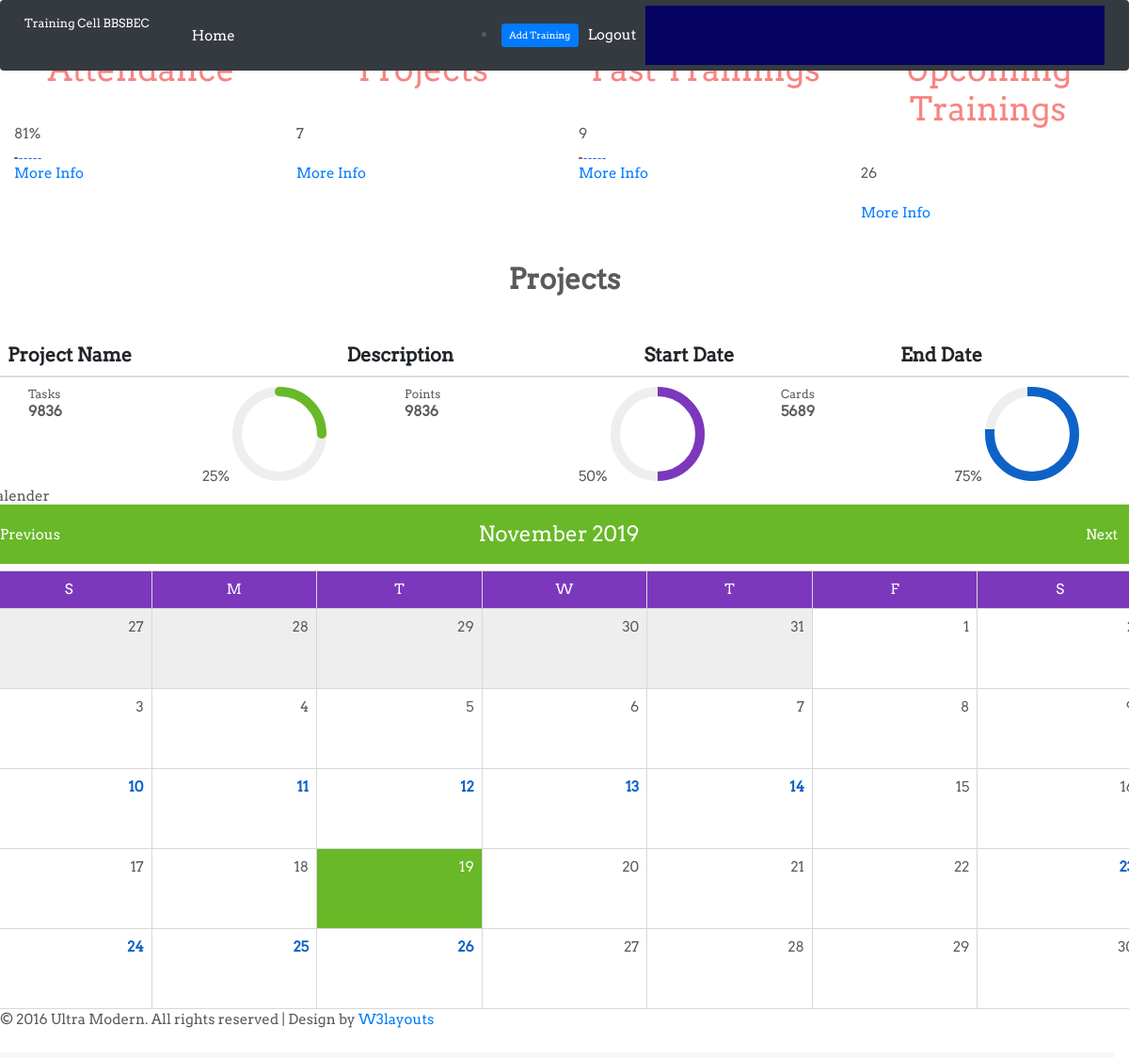
/students/all_projects/ (signed in), run on an earlier commit of the app's database.
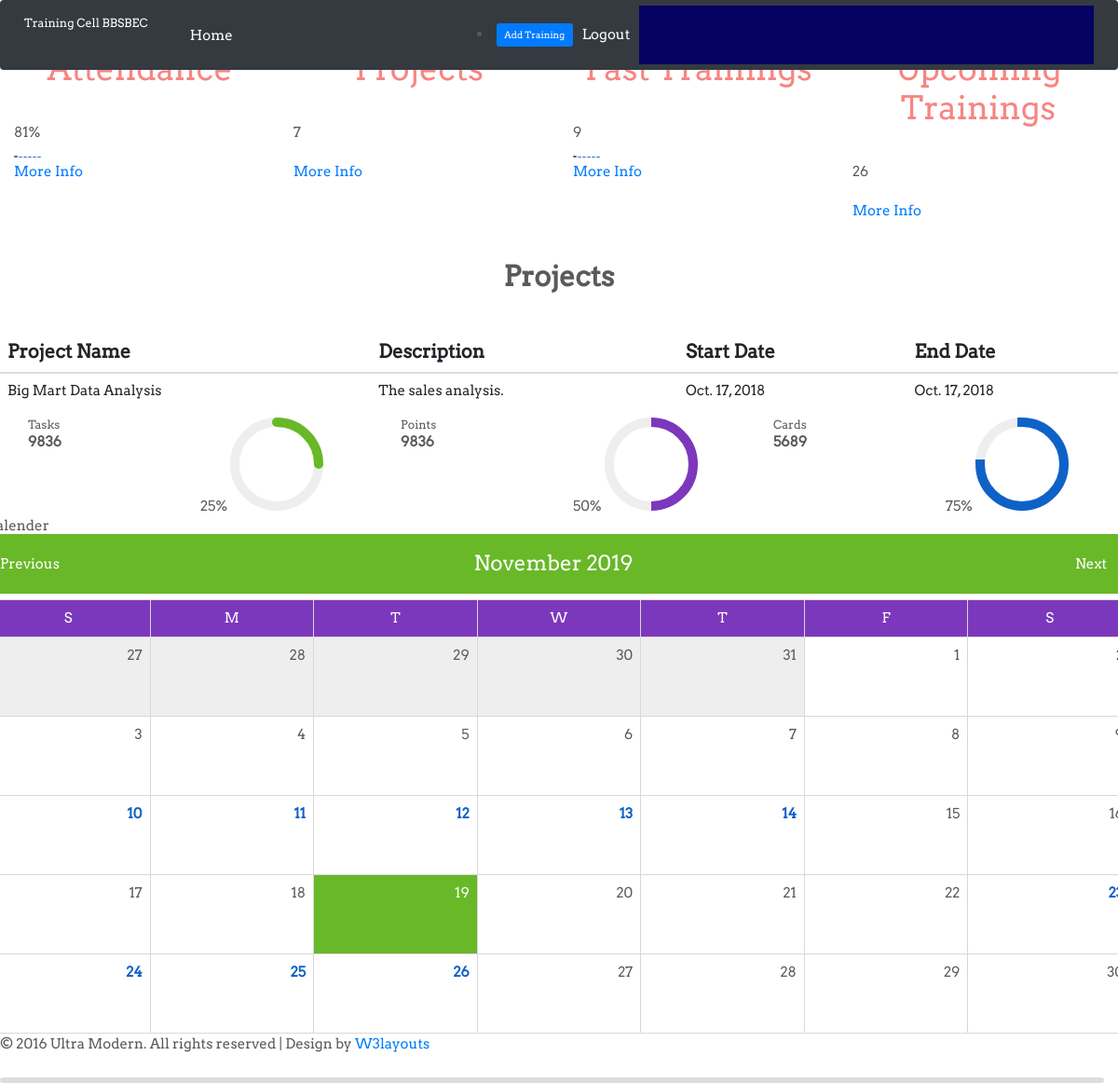
And on a later commit of the database.
### students/models.py (models this page shows, shortened)
class Project(models.Model):
    student_id = models.ForeignKey(User, on_delete=models.CASCADE)
    project_name = models.CharField(max_length=300)
    description = models.CharField(max_length=2000)
    start_date = models.DateField()
    end_date = models.DateField()
    def summary(self):
        return self.description[:100]

### students/views.py (the view)
# urls.py: path('all_projects/', views.all_projects, name='all_projects'),
def all_projects(request):
    projects = Project.objects
    return render(request, 'students/all_projects.html', {'projects': projects})

### students/templates/students/all_projects.html (shortened to what this page needs)
<!DOCTYPE HTML>
<html>
<head>
    {% load staticfiles %}
<link href="{% static 'css_files/student_dashboard/css/bootstrap.css' %}" rel='stylesheet' type='text/css' />
<link href="{% static 'css_files/bootstrap.css' %}" rel="stylesheet">
<link href="{% static 'css_files/student_dashboard/css/style.css' %}" rel='stylesheet' type='text/css' />
<link href="{% static 'css_files/student_dashboard/css/font-awesome.css' %}" rel="stylesheet">
<link href="{% static 'css_files/student_dashboard/css/custom.css' %}" rel="stylesheet">
<link href="{% static 'css_files/student_dashboard/css/jquerysctipttop.css' %}" rel="stylesheet" type="text/css">
<script type="text/javascript">
    /* <![CDATA[ */
    $(function() {
        /** This code runs when everything has been loaded on the page */
        /* Inline sparklines take their values from the contents of the tag */
        $('.inlinesparkline').sparkline();
        /* Sparklines can also take their values from the first argument passed to the sparkline() function */
        var myvalues = [10,8,5,7,4,4,1];
        $('.dynamicsparkline').sparkline(myvalues);
        /* The second argument gives options such as specifying you want a bar chart11 */
        $('.dynamicbar').sparkline(myvalues, {type: 'bar', barColor: '#fff'} );
        /* Use 'html' instead of an array of values to pass options to a sparkline with data in the tag */
        $('.inlinebar').sparkline('html', {type: 'bar', barColor: '#fff'} );
    });
    /* ]]> */
    </script>
 <script type="text/javascript">
        $(document).ready(function () {
            $('#demo-pie-1').pieChart({
                barColor: '#68b828',
                trackColor: '#eee',
                lineCap: 'round',
                lineWidth: 10,
                onStep: function (from, to, percent) {
                    $(this.element).find('.pie-value').text(Math.round(percent) + '%');
                }
            });
            $('#demo-pie-2').pieChart({
                barColor: '#7c38bc',
                trackColor: '#eee',
                lineCap: 'butt',
                lineWidth: 10,
                onStep: function (from, to, percent) {
                    $(this.element).find('.pie-value').text(Math.round(percent) + '%');
                }
            });
            $('#demo-pie-3').pieChart({
                barColor: '#0e62c7',
                trackColor: '#eee',
                lineCap: 'square',
                lineWidth: 10,
                onStep: function (from, to, percent) {
                    $(this.element).find('.pie-value').text(Math.round(percent) + '%');
                }
            });
        });
    </script>
<link href="{% static 'css_files/carousel.css' %}" rel="stylesheet">
<link rel="stylesheet" href="{% static 'css_files/student_dashboard/css/clndr.css' %}" type="text/css" />
</head>
<header>
  <nav class="navbar navbar-expand-md navbar-dark fixed-top bg-dark">
    <a class="navbar-brand" href="{% url 'home' %}" style="color:white">Training Cell BBSBEC</a>
    <div class="collapse navbar-collapse" id="navbarCollapse">
      <ul class="navbar-nav mr-auto">
        <li class="nav-item active">
          <a class="nav-link" href="{% url 'home' %}" style="color:white">Home <span class="sr-only">(current)</span></a>
        </li>
      </ul>
        {% if user.is_authenticated %}
            <li class="nav-item active">
          <a class="btn btn-primary" href="{% url 'add_training' %}" style="color:white">Add Training <span class="sr-only">(current)</span></a>
        </li>
            <a class="nav-item nav-link" href="javascript:{document.getElementById('logout').submit()}" onclick="" style="color:white">Logout </a>
                    <form id="logout" method="POST" action="{% url 'logout' %}">
                    </form>
        {% endif %}
    </div>
  </nav>
</header>
<body class="cbp-spmenu-push">
	<div class="main-content">
		<div id="">
			<div class="main-page">
				<div class="four-grids">
					<div class="col-md-3 four-grid">
						<div class="four-grid1">
							<div class="icon">
							</div>
							<div class="four-text">
								<h3>Attendance</h3>
								<h4> 81%  </h4>
								<p> <span class="inlinebar">1,3,4,5,3,5</span> </p>
							</div>
							<a href="#" data-toggle="modal" data-target="#myModal1">More Info</a>
						</div>
					</div>
					<div class="col-md-3 four-grid">
						<div class="four-grid2">
							<div class="icon">
							</div>
							<div class="four-text">
								<h3>Projects</h3>
								<h4>7</h4>
								<p><span class="dynamicbar">Loading..</span></p>
							</div>
							<a href="#" data-toggle="modal" data-target="#myModal1">More Info</a>
						</div>
					</div>
					<div class="col-md-3 four-grid">
						<div class="four-grid3">
							<div class="icon">
							</div>
							<div class="four-text">
								<h3>Past Trainings</h3>
								<h4>9</h4>
								<p> <span class="inlinebar">1,3,4,5,3,5</span> </p>
							</div>
							<a href="#" data-toggle="modal" data-target="#myModal1">More Info</a>
						</div>
					</div>
					<div class="col-md-3 four-grid">
						<div class="four-grid4">
							<div class="icon">
							</div>
							<div class="four-text">
								<h3>Upcoming Trainings</h3>
								<h4>26</h4>
								<p><span class="dynamicbar">Loading..</span></p>
							</div>
							<a href="#" data-toggle="modal" data-target="#myModal1">More Info</a>
						</div>
					</div>
					<div class="clearfix"></div>
				</div>
               </div>
            <div class="jumbotron-fluid" style="padding: 3%; text-align: center; font-weight: 700; font-size: 3rem">
            Projects
            </div>
                <div class="four-grids">
					<table class="table table-hover">
						<thead>
							<tr>
							  <th style="font-size: 20px">Project Name</th>
							  <th style="font-size: 20px">Description</th>
							  <th style="font-size: 20px">Start Date</th>
							  <th style="font-size: 20px">End Date</th>
							</tr>
						</thead>
						<tbody>
                        {% for project in projects.all %}
                            {% if project.student_id == user %}
							<tr>
							  <td>{{ project.project_name }}</td>
							  <td>{{ project.summary }}</td>
							  <td>{{ project.start_date }}</td>
							  <td>{{ project.end_date }}</td>
							</tr>
                            {% endif %}
                        {% endfor %}
						</tbody>
					</table>
                </div>
				<div class="piechat-section">
					<div class="col-md-4 pie-chat">
						<div class="content-top-1">
							<div class="col-md-6 top-content">
								<h5>Tasks</h5>
								<label>9836</label>
							</div>
							<div class="col-md-6 top-content1">
								<div id="demo-pie-1" class="pie-title-center" data-percent="25"> <span class="pie-value"></span> </div>
							</div>
							<div class="clearfix"> </div>
						</div>
					</div>
					<div class="col-md-4 pie-chat">
						<div class="content-top-1">
							<div class="col-md-6 top-content">
								<h5>Points</h5>
								<label>9836</label>
							</div>
							<div class="col-md-6 top-content1">
								<div id="demo-pie-2" class="pie-title-center" data-percent="50"> <span class="pie-value"></span> </div>
							</div>
							<div class="clearfix"> </div>
						</div>
					</div>
					<div class="col-md-4 pie-chat">
						<div class="content-top-1">
							<div class="col-md-6 top-content">
								<h5>Cards</h5>
								<label>5689</label>
							</div>
							<div class="col-md-6 top-content1">
								<div id="demo-pie-3" class="pie-title-center" data-percent="75"> <span class="pie-value"></span> </div>
							</div>
							<div class="clearfix"> </div>
						</div>
					</div>
					<div class="clearfix"></div>
				</div>
					<div class="row calender widget-shadow">
					<h4 class="title">Calender</h4>
					<div class="cal1">
					</div>
				</div>
			</div>
			</div>
			<div class="copy-section">
		<p>&copy; 2016 Ultra Modern. All rights reserved | Design by <a href="http://w3layouts.com">W3layouts</a></p>
		</div>
				<link href="#" rel="stylesheet">
</body>
</html>

### training_management/static/css_files/add_training/css/style.css (style rules this page uses)
* { -webkit-box-sizing: border-box; -moz-box-sizing: border-box; box-sizing: border-box; }
body { font-family: "Arvo-Regular"; font-size: 15px; margin: 0; }
p, h1, h2, h3, h4, h5, h6, ul { margin: 0; }
ul { padding-left: 0; margin-bottom: 0; }
a { text-decoration: none; }
form { width: 50%; background: #050262; padding-top: 63px; padding-left: 49px; padding-right: 50px; }
h3 { font-size: 35px; text-align: center; margin-bottom: 38px; color: #f78582; }

### training_management/static/css_files/carousel.css (style rules this page uses)
body { padding-top: 3rem; padding-bottom: 3rem; color: #5a5a5a; }

### training_management/static/css_files/student_dashboard/css/clndr.css (style rules this page uses)
.cal1 { max-width: 100%; font-size: 1em; }

What changed in the data, as far as the page shows it:
now on this page (row edited): Project: project_name "Big Mart Data Analysis", summary "The sales analysis.", start_date "Oct. 17, 2018", end_date "Oct. 17, 2018"
